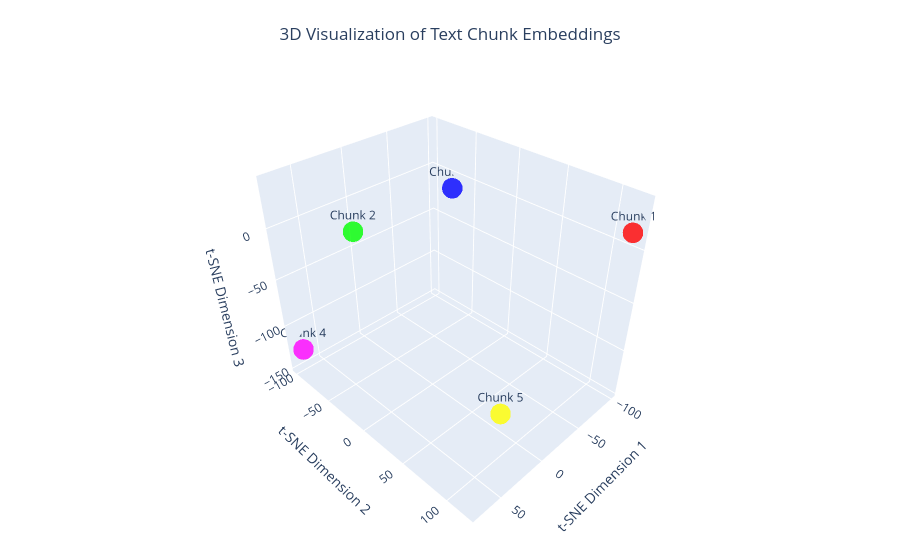

The cell this chart's notebook holds for it:
### Markdown cell above
# Embeddings

### Code cell
from sentence_transformers import SentenceTransformer
from sklearn.manifold import TSNE
import numpy as np
import plotly.graph_objects as go
from langchain_text_splitters import RecursiveCharacterTextSplitter

# Sample text about transformers
text = """The Transformer architecture has become a cornerstone of modern natural language processing. 
It introduced self-attention mechanisms that allow models to weigh the importance of different words in a sequence. 
This innovation led to breakthrough models like BERT and GPT, which achieve remarkable results across many language tasks."""

# Split text into chunks
text_splitter = RecursiveCharacterTextSplitter(
    chunk_size=100,
    chunk_overlap=20
)
chunks = text_splitter.split_text(text)

# Get embeddings with a local model (no API key; same embedder as 2.1-local-rag)
embedder = SentenceTransformer("BAAI/bge-small-en-v1.5")
vectors = embedder.encode(chunks)

# Convert vectors list to numpy array
vectors_array = np.array(vectors)

# Reduce dimensionality with t-SNE to 3D
perplexity = min(5, len(vectors_array) - 1)  # Safeguard against too few chunks
tsne = TSNE(n_components=3, random_state=42, perplexity=perplexity)
reduced_vectors = tsne.fit_transform(vectors_array)

# Define distinct colors for better visualization
colors = ['#FF0000', '#00FF00', '#0000FF', '#FF00FF', '#FFFF00', '#00FFFF', 
          '#FFA500', '#800080', '#008000', '#FFC0CB']

# Create 3D visualization
fig = go.Figure(data=[go.Scatter3d(
    x=reduced_vectors[:, 0],
    y=reduced_vectors[:, 1],
    z=reduced_vectors[:, 2],
    mode='markers+text',
    text=[f"Chunk {i+1}" for i in range(len(chunks))],
    hovertext=chunks,
    marker=dict(
        size=12,
        color=[colors[i % len(colors)] for i in range(len(chunks))],
        opacity=0.8,
        symbol='circle'
    ),
    textposition='top center'
)])

# Update layout for better readability
fig.update_layout(
    scene=dict(
        xaxis_title="t-SNE Dimension 1",
        yaxis_title="t-SNE Dimension 2", 
        zaxis_title="t-SNE Dimension 3",
        camera=dict(
            up=dict(x=0, y=0, z=1),
            center=dict(x=0, y=0, z=0),
            eye=dict(x=1.5, y=1.5, z=1.5)
        )
    ),
    title={
        'text': "3D Visualization of Text Chunk Embeddings",
        'y':0.95,
        'x':0.5,
        'xanchor': 'center',
        'yanchor': 'top'
    },
    showlegend=False,
    margin=dict(l=0, r=0, t=30, b=0)
)

fig.show()

### Figure 1 — Plotly figure (JSON) as saved in the notebook; plotly's stock layout.template omitted (floating-point values rounded to 4 significant figures)
{"data": [{"hovertext": ["The Transformer architecture has become a cornerstone of modern natural language processing.", "It introduced self-attention mechanisms that allow models to weigh the importance of different", "of different words in a sequence.", "This innovation led to breakthrough models like BERT and GPT, which achieve remarkable results", "remarkable results across many language tasks."], "marker": {"color": ["#FF0000", "#00FF00", "#0000FF", "#FF00FF", "#FFFF00"], "opacity": 0.8, "size": 12, "symbol": "circle"}, "mode": "markers+text", "text": ["Chunk 1", "Chunk 2", "Chunk 3", "Chunk 4", "Chunk 5"], "textposition": "top center", "type": "scatter3d", "x": [-95.03, 75.16, -99.91, 69.9, -11.53], "y": [120.1, 4.997, -74.58, -99.73, 72.37], "z": [17.02, 40.05, -14.72, -128.9, -147.3]}], "layout": {"margin": {"b": 0, "l": 0, "r": 0, "t": 30}, "scene": {"camera": {"center": {"x": 0, "y": 0, "z": 0}, "eye": {"x": 1.5, "y": 1.5, "z": 1.5}, "up": {"x": 0, "y": 0, "z": 1}}, "xaxis": {"title": {"text": "t-SNE Dimension 1"}}, "yaxis": {"title": {"text": "t-SNE Dimension 2"}}, "zaxis": {"title": {"text": "t-SNE Dimension 3"}}}, "showlegend": false, "title": {"text": "3D Visualization of Text Chunk Embeddings", "x": 0.5, "xanchor": "center", "y": 0.95, "yanchor": "top"}}}
